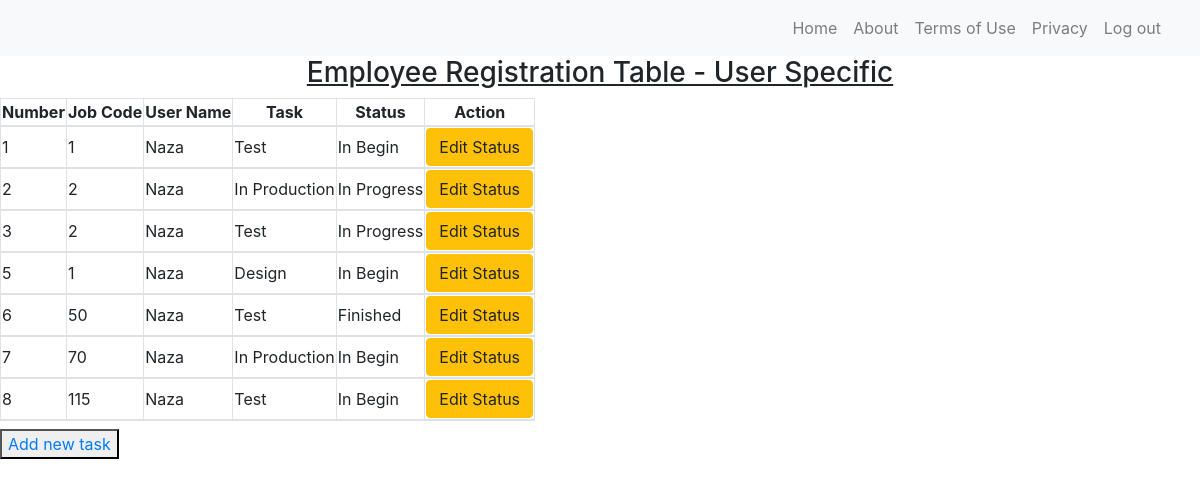
The page / (signed in) on the database its author committed.
### tables this page shows
CREATE TABLE Task(
        Number INTEGER NOT NULL PRIMARY KEY AUTOINCREMENT,
        JobCode INTEGER NOT NULL,
        UserName VARCHAR(16) NOT NULL,
        Task VARCHAR(32) NOT NULL,
        Status VARCHAR(32) NOT NULL
    );

### demo.py (the view)
@app.route('/', methods=['GET'])
def home():
    if 'username' in session:
        g.user = session['username']
        connection = sqlite3.connect('flask_hw3.db', check_same_thread=False)
        cursor = connection.cursor()
        cursor.execute("""SELECT * FROM Task WHERE UserName = ?""",[g.user])
        data = cursor.fetchall()
        return render_template('status.html', tableTask = data)
        connection.commit()
        cursor.close()
        connection.close()
    return render_template('index.html', message = Markup('Welcome to the daily task homepage <br> Login or signup to access or register item task'))

### demo.py (called while the page is built)
@app.before_request
def before_request():
    g.username = None
    if 'username' in session:
        g.username = session['username']

### templates/status.html (shortened to what this page needs)
<!DOCTYPE html>
<html lang = 'en'>
<head>
	<link href="static/css/bootstrap.min.css" rel="stylesheet">
</head>
<nav class="navbar navbar-expand-md navbar-light bg-light sticky-top">
<div class="container-fluid">
		<div class="collapse navbar-collapse" id="navbarResponsive">
			<ul class="navbar-nav ml-auto">
				<li class="nav-item">
						<a class="nav-link" href="/">Home</a>
				</li>
					<li class="nav-item">
							<a class="nav-link" href="/about">About</a>
					</li>
					<li class="nav-item">
							<a class="nav-link" href="/termsOfUse">Terms of Use</a>
					</li>
					<li class="nav-item">
							<a class="nav-link" href="/privacy">Privacy</a>
					</li>
					<li class="nav-item">
							<a class="nav-link" href="/logout">Log out</a>
					</li>
			</ul>
		</div>
</div>
</nav>
</head>
	<body class="body">
		<h3 style="text-align: center;"><u>Employee Registration Table - User Specific</u></h3>
			<form action = '/status' method = "POST">
				<table class="table-bordered">
					<thead class="thead-dark">
					<tr>
						<th style="text-align: center;">Number</th>
						<th style="text-align: center;">Job Code</th>
						<th style="text-align: center;">User Name</th>
						<th style="text-align: center;">Task</th>
						<th style="text-align: center;">Status</th>
						<th style="text-align: center;">Action</th>
					</tr>
					{%for row in tableTask%}
					<tr>
						<td>{{row[0]}}</td>
						<td>{{row[1]}}</td>
						<td>{{row[2]}}</td>
						<td>{{row[3]}}</td>
						<td>{{row[4]}}</td>
						<td>
							<a href="/update/{{row[0]}}" class="btn btn-warning btn-xs" data-toggle="modal" data-target="#modaledit{{row[0]}}">Edit Status</a>
						</td>
					</tr>
					  <div id="modaledit{{row.0}}" class="modal fade" role="dialog">
					{%endfor%}
						</div>
					</thead>
				</table>
			</form>
	  <p><button><a href="/dashboard"> Add new task</a></button></p>
	</body>
</html>

### rows shown on the page
Task: Number "1", JobCode "1", UserName "Naza", Task "Test", Status "In Begin"
Task: Number "2", JobCode "2", UserName "Naza", Task "In Production", Status "In Progress"
Task: Number "3", JobCode "2", UserName "Naza", Task "Test", Status "In Progress"
Task: Number "5", JobCode "1", UserName "Naza", Task "Design", Status "In Begin"
Task: Number "6", JobCode "50", UserName "Naza", Task "Test", Status "Finished"
Task: Number "7", JobCode "70", UserName "Naza", Task "In Production", Status "In Begin"
Task: Number "8", JobCode "115", UserName "Naza", Task "Test", Status "In Begin"
